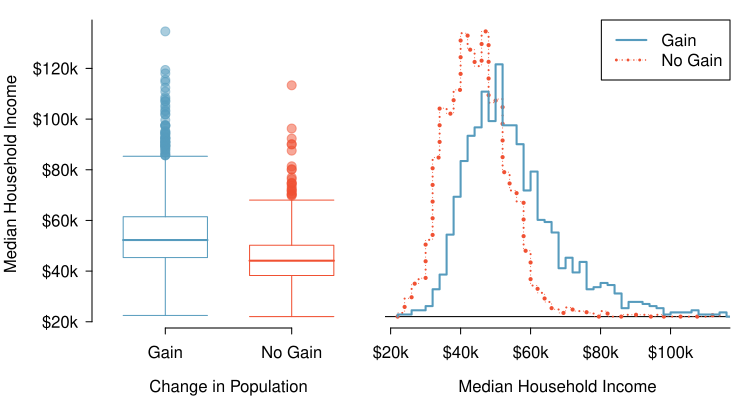

The script that drew this image:
library(openintro)
data(countyComplete)
data(COL)

cc  <- county
pop <- sign(cc$pop2017 - cc$pop2010 - 0.5)
sum(is.na(pop))
pov <- cc$median_hh_income

set.seed(1)
these <- sample(sum(pop == -1, na.rm = TRUE), 50)
sampL <- round(pov[pop == -1][these], 1)
these <- sample(sum(pop == 1, na.rm = TRUE), 100)
sampG <- round(pov[pop == 1][these], 1)
M  <- matrix(c(sampG, rep("", 2), sampL, rep("", 1)), 17)
DB <- 6
for(i in 1:nrow(M)){
  for(j in 1:ncol(M)){
    cat(M[i,j])
    if (j == DB) {
      cat(" && ")
    } else if (j == ncol(M)) {
      cat(" \\\\")
    } else {
      cat(" & ")
    }
  }
  cat("\n")
}
pop[pop == 1] <- "Gain"
pop[pop == -1] <- "No Gain"


myPDF("countyIncomeSplitByPopGain.pdf", 7.5, 4,
      mar = c(3.6, 4.6, 1, 0.5),
      mgp = c(2.4, 0.7, 0),
      mfrow = 1:2)
boxPlot(pov, pop,
        axes = FALSE,
        xlim = c(0.5, 2.5),
        xlab = 'Change in Population',
        ylab = '',
        lcol = "#00000000",
        col = "#00000000")
axis(1, at = 1:2, c("Gain", "No Gain"))
AxisInDollars(2, at = pretty(pov))
par(las = 0)
mtext("Median Household Income", 2, 3.6)
par(las = 1)
boxPlot(pov[pop == "Gain"],
        lcol = COL[1],
        col = COL[1,3],
        add = 1)
boxPlot(pov[pop == "No Gain"],
        lcol = COL[4],
        col = COL[4,3],
        add = 2)

par(mar = c(3.6, 0.5, 1, 1))

xlim <- range(pov[pop == 'No Gain'], na.rm = TRUE)
histPlot(pov[pop == 'No Gain'],
         breaks = 50,
         col = '#ffffff00',
         border = COL[4],
         probability = TRUE,
         xlim = xlim,
         xlab = 'Median Household Income',
         ylab = '',
         hollow = TRUE,
         axes = FALSE,
         lty = 3,
         lwd = 4)
histPlot(pov[pop == 'No Gain'],
         breaks = 50,
         col = '#ffffff00',
         border = COL[4],
         probability = TRUE,
         add = TRUE,
         hollow = TRUE,
         lty = 3,
         lwd = 2)
histPlot(pov[pop == 'No Gain'],
         breaks = 50,
         col = '#ffffff00',
         border = COL[4],
         probability = TRUE,
         add = TRUE,
         hollow = TRUE,
         lty = 3,
         lwd = 1)
histPlot(pov[pop == 'Gain'],
         breaks = 50,
         col = '#ffffff00',
         border = COL[1],
         probability = TRUE,
         add = TRUE,
         hollow = TRUE,
         lty = 1,
         lwd = 2)
AxisInDollars(1, at = pretty(xlim))
legend('topright',
       col = COL[c(1,4)],
       lty = c(1,3),
       lwd = c(2,2.8),
       legend = c('Gain', 'No Gain'))
legend('topright',
       col = c(rgb(0,0,0,0), COL[4]),
       lty = c(1, 3),
       lwd = c(2,1.4),
       legend = c('Gain', 'No Gain'),
       bg = rgb(0,0,0,0),
       box.col = rgb(0,0,0,0),
       text.col = rgb(0,0,0,0))
legend('topright',
       col = c(rgb(0,0,0,0), COL[4]),
       lty = c(1, 3),
       lwd = c(2,0.7),
       legend = c('Gain', 'No Gain'),
       bg = rgb(0,0,0,0),
       box.col = rgb(0,0,0,0),
       text.col = rgb(0,0,0,0))
dev.off()
